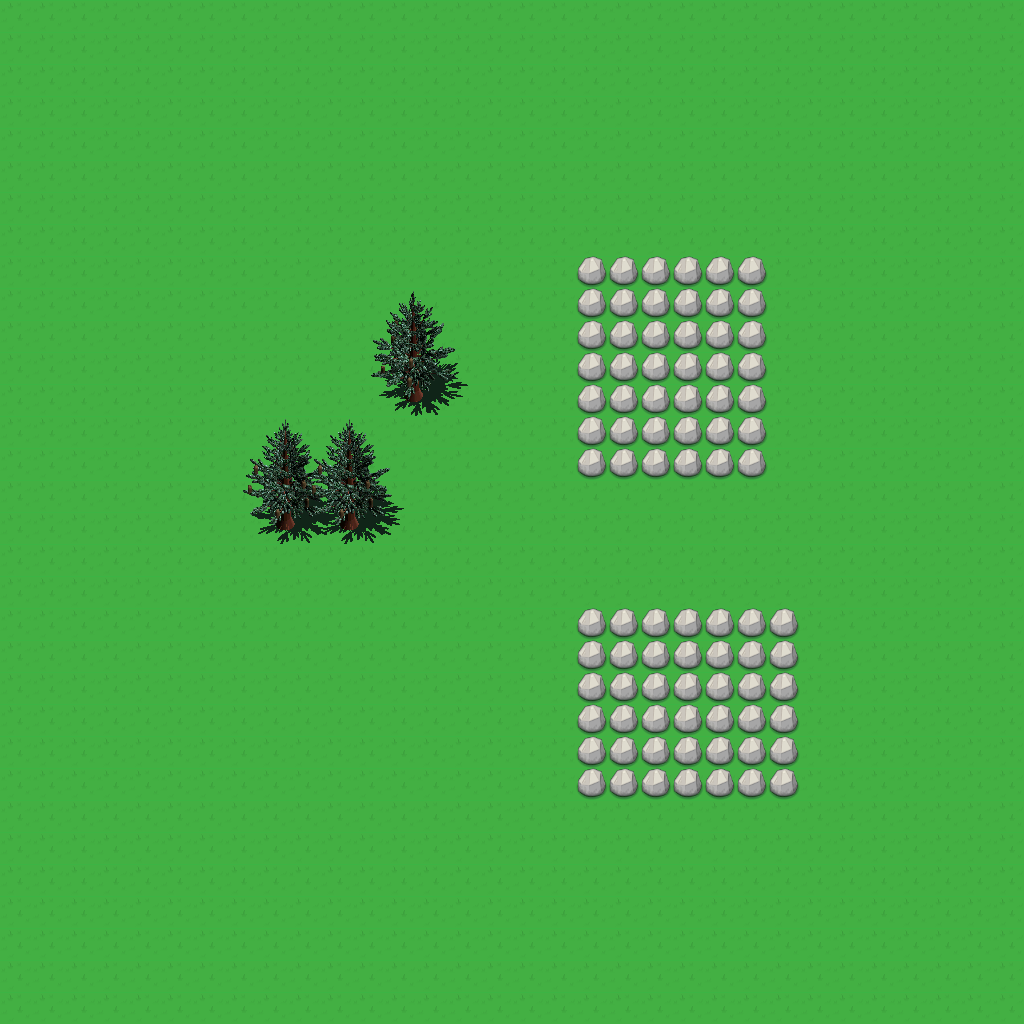

Tiled map render using the project's own tile images. Description and the whole map definition, tile-layer contents included, below:
An orthogonal 32x32 tile map with 32x32 px tiles, 2 tile layers (Tile Layer 1, Tile Layer 2), 3 tilesets and 6 objects.

<map version="1.9" tiledversion="1.9.2" orientation="orthogonal" renderorder="right-down" width="32" height="32" tilewidth="32" tileheight="32" infinite="0" nextlayerid="8" nextobjectid="30">
 <tileset firstgid="1" name="adventure-tiles" tilewidth="32" tileheight="32" tilecount="40" columns="10">
  <image source="adventure-tiles.png" width="320" height="128" />
 </tileset>
 <tileset firstgid="41" name="rock" tilewidth="32" tileheight="32" tilecount="1" columns="1">
  <image source="rock.png" width="32" height="32" />
 </tileset>
 <tileset firstgid="42" name="trees1" tilewidth="128" tileheight="128" tilecount="32" columns="4">
  <image source="trees/trees1.png" width="512" height="1024" />
 </tileset>
 <layer id="5" name="Tile Layer 1" width="32" height="32">
  <data encoding="csv">
35,35,35,35,35,35,35,35,35,35,35,35,35,35,35,35,35,35,35,35,35,35,35,35,35,35,35,35,35,35,35,35,
35,35,35,35,35,35,35,35,35,35,35,35,35,35,35,35,35,35,35,35,35,35,35,35,35,35,35,35,35,35,35,35,
35,35,35,35,35,35,35,35,35,35,35,35,35,35,35,35,35,35,35,35,35,35,35,35,35,35,35,35,35,35,35,35,
35,35,35,35,35,35,35,35,35,35,35,35,35,35,35,35,35,35,35,35,35,35,35,35,35,35,35,35,35,35,35,35,
35,35,35,35,35,35,35,35,35,35,35,35,35,35,35,35,35,35,35,35,35,35,35,35,35,35,35,35,35,35,35,35,
35,35,35,35,35,35,35,35,35,35,35,35,35,35,35,35,35,35,35,35,35,35,35,35,35,35,35,35,35,35,35,35,
35,35,35,35,35,35,35,35,35,35,35,35,35,35,35,35,35,35,35,35,35,35,35,35,35,35,35,35,35,35,35,35,
35,35,35,35,35,35,35,35,35,35,35,35,35,35,35,35,35,35,35,35,35,35,35,35,35,35,35,35,35,35,35,35,
35,35,35,35,35,35,35,35,35,35,35,35,35,35,35,35,35,35,35,35,35,35,35,35,35,35,35,35,35,35,35,35,
35,35,35,35,35,35,35,35,35,35,35,35,35,35,35,35,35,35,35,35,35,35,35,35,35,35,35,35,35,35,35,35,
35,35,35,35,35,35,35,35,35,35,35,35,35,35,35,35,35,35,35,35,35,35,35,35,35,35,35,35,35,35,35,35,
35,35,35,35,35,35,35,35,35,35,35,35,35,35,35,35,35,35,35,35,35,35,35,35,35,35,35,35,35,35,35,35,
35,35,35,35,35,35,35,35,35,35,35,35,35,35,35,35,35,35,35,35,35,35,35,35,35,35,35,35,35,35,35,35,
35,35,35,35,35,35,35,35,35,35,35,35,35,35,35,35,35,35,35,35,35,35,35,35,35,35,35,35,35,35,35,35,
35,35,35,35,35,35,35,35,35,35,35,35,35,35,35,35,35,35,35,35,35,35,35,35,35,35,35,35,35,35,35,35,
35,35,35,35,35,35,35,35,35,35,35,35,35,35,35,35,35,35,35,35,35,35,35,35,35,35,35,35,35,35,35,35,
35,35,35,35,35,35,35,35,35,35,35,35,35,35,35,35,35,35,35,35,35,35,35,35,35,35,35,35,35,35,35,35,
35,35,35,35,35,35,35,35,35,35,35,35,35,35,35,35,35,35,35,35,35,35,35,35,35,35,35,35,35,35,35,35,
35,35,35,35,35,35,35,35,35,35,35,35,35,35,35,35,35,35,35,35,35,35,35,35,35,35,35,35,35,35,35,35,
35,35,35,35,35,35,35,35,35,35,35,35,35,35,35,35,35,35,35,35,35,35,35,35,35,35,35,35,35,35,35,35,
35,35,35,35,35,35,35,35,35,35,35,35,35,35,35,35,35,35,35,35,35,35,35,35,35,35,35,35,35,35,35,35,
35,35,35,35,35,35,35,35,35,35,35,35,35,35,35,35,35,35,35,35,35,35,35,35,35,35,35,35,35,35,35,35,
35,35,35,35,35,35,35,35,35,35,35,35,35,35,35,35,35,35,35,35,35,35,35,35,35,35,35,35,35,35,35,35,
35,35,35,35,35,35,35,35,35,35,35,35,35,35,35,35,35,35,35,35,35,35,35,35,35,35,35,35,35,35,35,35,
35,35,35,35,35,35,35,35,35,35,35,35,35,35,35,35,35,35,35,35,35,35,35,35,35,35,35,35,35,35,35,35,
35,35,35,35,35,35,35,35,35,35,35,35,35,35,35,35,35,35,35,35,35,35,35,35,35,35,35,35,35,35,35,35,
35,35,35,35,35,35,35,35,35,35,35,35,35,35,35,35,35,35,35,35,35,35,35,35,35,35,35,35,35,35,35,35,
35,35,35,35,35,35,35,35,35,35,35,35,35,35,35,35,35,35,35,35,35,35,35,35,35,35,35,35,35,35,35,35,
35,35,35,35,35,35,35,35,35,35,35,35,35,35,35,35,35,35,35,35,35,35,35,35,35,35,35,35,35,35,35,35,
35,35,35,35,35,35,35,35,35,35,35,35,35,35,35,35,35,35,35,35,35,35,35,35,35,35,35,35,35,35,35,35,
35,35,35,35,35,35,35,35,35,35,35,35,35,35,35,35,35,35,35,35,35,35,35,35,35,35,35,35,35,35,35,35,
35,35,35,35,35,35,35,35,35,35,35,35,35,35,35,35,35,35,35,35,35,35,35,35,35,35,35,35,35,35,35,35
</data>
 </layer>
 <layer id="7" name="Tile Layer 2" width="32" height="32">
  <data encoding="csv">
0,0,0,0,0,0,0,0,0,0,0,0,0,0,0,0,0,0,0,0,0,0,0,0,0,0,0,0,0,0,0,0,
0,0,0,0,0,0,0,0,0,0,0,0,0,0,0,0,0,0,0,0,0,0,0,0,0,0,0,0,0,0,0,0,
0,0,0,0,0,0,0,0,0,0,0,0,0,0,0,0,0,0,0,0,0,0,0,0,0,0,0,0,0,0,0,0,
0,0,0,0,0,0,0,0,0,0,0,0,0,0,0,0,0,0,0,0,0,0,0,0,0,0,0,0,0,0,0,0,
0,0,0,0,0,0,0,0,0,0,0,0,0,0,0,0,0,0,0,0,0,0,0,0,0,0,0,0,0,0,0,0,
0,0,0,0,0,0,0,0,0,0,0,0,0,0,0,0,0,0,0,0,0,0,0,0,0,0,0,0,0,0,0,0,
0,0,0,0,0,0,0,0,0,0,0,0,0,0,0,0,0,0,0,0,0,0,0,0,0,0,0,0,0,0,0,0,
0,0,0,0,0,0,0,0,0,0,0,0,0,0,0,0,0,0,0,0,0,0,0,0,0,0,0,0,0,0,0,0,
0,0,0,0,0,0,0,0,0,0,0,0,0,0,0,0,0,0,41,41,41,41,41,41,0,0,0,0,0,0,0,0,
0,0,0,0,0,0,0,0,0,0,0,0,0,0,0,0,0,0,41,41,41,41,41,41,0,0,0,0,0,0,0,0,
0,0,0,0,0,0,0,0,0,0,0,0,0,0,0,0,0,0,41,41,41,41,41,41,0,0,0,0,0,0,0,0,
0,0,0,0,0,0,0,0,0,0,0,0,0,0,0,0,0,0,41,41,41,41,41,41,0,0,0,0,0,0,0,0,
0,0,0,0,0,0,0,0,0,0,0,54,0,0,0,0,0,0,41,41,41,41,41,41,0,0,0,0,0,0,0,0,
0,0,0,0,0,0,0,0,0,0,0,0,0,0,0,0,0,0,41,41,41,41,41,41,0,0,0,0,0,0,0,0,
0,0,0,0,0,0,0,0,0,0,0,0,0,0,0,0,0,0,41,41,41,41,41,41,0,0,0,0,0,0,0,0,
0,0,0,0,0,0,0,0,0,0,0,0,0,0,0,0,0,0,0,0,0,0,0,0,0,0,0,0,0,0,0,0,
0,0,0,0,0,0,0,55,0,55,0,0,0,0,0,0,0,0,0,0,0,0,0,0,0,0,0,0,0,0,0,0,
0,0,0,0,0,0,0,0,0,0,0,0,0,0,0,0,0,0,0,0,0,0,0,0,0,0,0,0,0,0,0,0,
0,0,0,0,0,0,0,0,0,0,0,0,0,0,0,0,0,0,0,0,0,0,0,0,0,0,0,0,0,0,0,0,
0,0,0,0,0,0,0,0,0,0,0,0,0,0,0,0,0,0,41,41,41,41,41,41,41,0,0,0,0,0,0,0,
0,0,0,0,0,0,0,0,0,0,0,0,0,0,0,0,0,0,41,41,41,41,41,41,41,0,0,0,0,0,0,0,
0,0,0,0,0,0,0,0,0,0,0,0,0,0,0,0,0,0,41,41,41,41,41,41,41,0,0,0,0,0,0,0,
0,0,0,0,0,0,0,0,0,0,0,0,0,0,0,0,0,0,41,41,41,41,41,41,41,0,0,0,0,0,0,0,
0,0,0,0,0,0,0,0,0,0,0,0,0,0,0,0,0,0,41,41,41,41,41,41,41,0,0,0,0,0,0,0,
0,0,0,0,0,0,0,0,0,0,0,0,0,0,0,0,0,0,41,41,41,41,41,41,41,0,0,0,0,0,0,0,
0,0,0,0,0,0,0,0,0,0,0,0,0,0,0,0,0,0,0,0,0,0,0,0,0,0,0,0,0,0,0,0,
0,0,0,0,0,0,0,0,0,0,0,0,0,0,0,0,0,0,0,0,0,0,0,0,0,0,0,0,0,0,0,0,
0,0,0,0,0,0,0,0,0,0,0,0,0,0,0,0,0,0,0,0,0,0,0,0,0,0,0,0,0,0,0,0,
0,0,0,0,0,0,0,0,0,0,0,0,0,0,0,0,0,0,0,0,0,0,0,0,0,0,0,0,0,0,0,0,
0,0,0,0,0,0,0,0,0,0,0,0,0,0,0,0,0,0,0,0,0,0,0,0,0,0,0,0,0,0,0,0,
0,0,0,0,0,0,0,0,0,0,0,0,0,0,0,0,0,0,0,0,0,0,0,0,0,0,0,0,0,0,0,0,
0,0,0,0,0,0,0,0,0,0,0,0,0,0,0,0,0,0,0,0,0,0,0,0,0,0,0,0,0,0,0,0
</data>
 </layer>
 <objectgroup id="6" name="Object Layer 1">
  <object id="23" x="256" y="480" width="128" height="160">
   <properties>
    <property name="name" value="Solid" />
   </properties>
  </object>
  <object id="24" x="576" y="256" width="192" height="224">
   <properties>
    <property name="name" value="Solid" />
   </properties>
  </object>
  <object id="25" x="160" y="64" width="32" height="32">
   <properties>
    <property name="name" value="enemyStart" />
   </properties>
  </object>
  <object id="26" x="160" y="256" width="32" height="32">
   <properties>
    <property name="name" value="start" />
   </properties>
  </object>
  <object id="28" x="576" y="608" width="224" height="192">
   <properties>
    <property name="name" value="Solid" />
   </properties>
  </object>
  <object id="29" x="352" y="896" width="64" height="64">
   <properties>
    <property name="name" value="Solid" />
   </properties>
  </object>
 </objectgroup>
</map>
